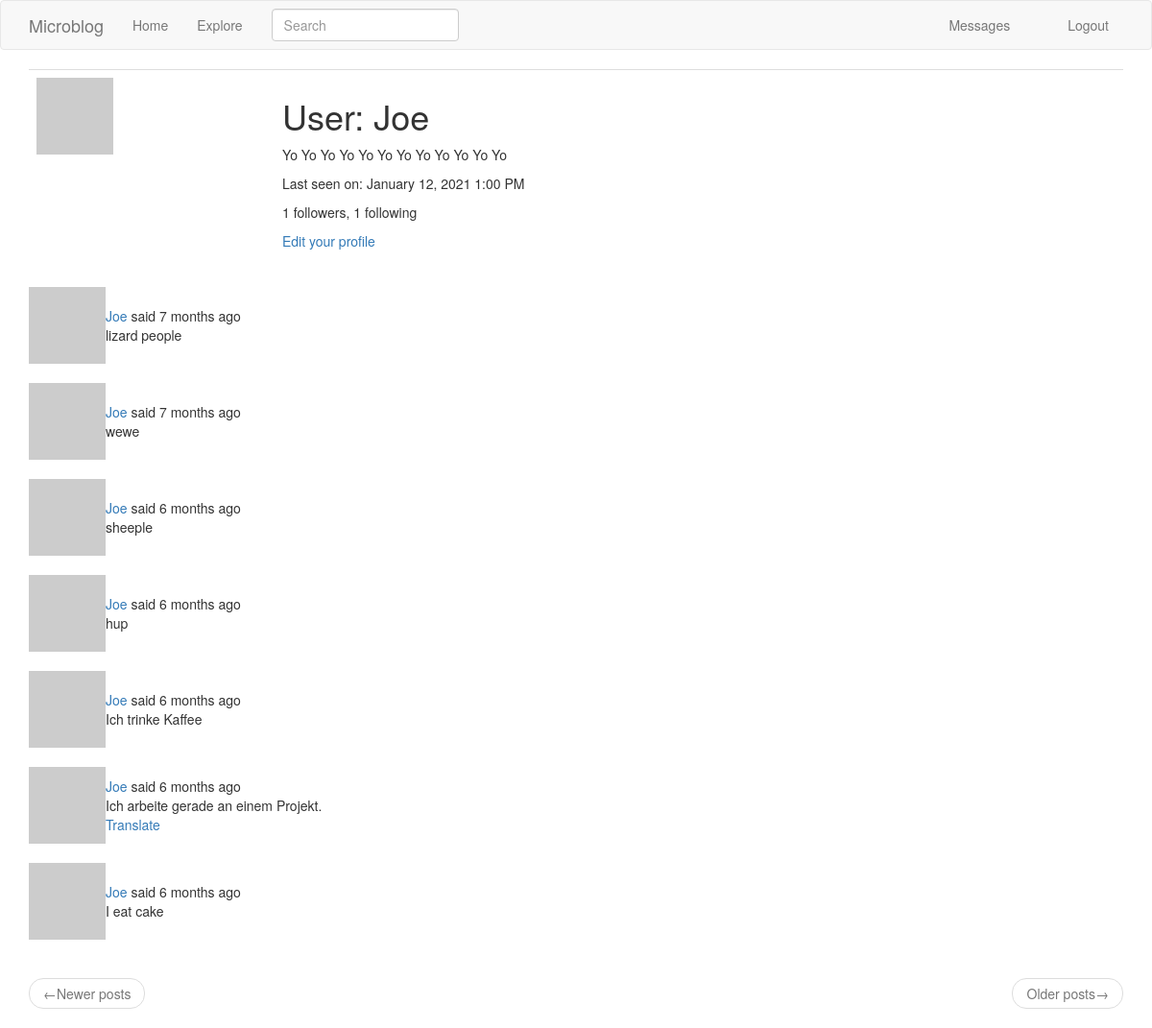
The page /user/Joe (signed in) on the database its author committed.
### app/models.py (models this page shows, shortened)
class User(UserMixin, db.Model):
    id = db.Column(db.Integer, primary_key=True)
    username = db.Column(db.String(64), index=True, unique=True)
    email = db.Column(db.String(120), index=True, unique=True)
    password_hash = db.Column(db.String(128))
    posts = db.relationship('Post', backref='author', lazy='dynamic')
    about_me = db.Column(db.String(140))
    last_seen = db.Column(db.DateTime, default=datetime.utcnow)
    followed = db.relationship(
        'User',
        secondary=followers,
        primaryjoin=(followers.c.follower_id == id),
        secondaryjoin=(followers.c.followed_id == id),
        backref=db.backref('followers', lazy='dynamic'),
        lazy='dynamic'
    )
    messages_sent = db.relationship('Message',
                                    foreign_keys='Message.sender_id',
                                    backref='author', lazy='dynamic')
    messages_received = db.relationship('Message',
                                    foreign_keys='Message.recipient_id',
                                    backref='recipient', lazy='dynamic')
    last_message_read_time = db.Column(db.DateTime)
    notifications = db.relationship('Notification', backref='user', lazy='dynamic')
    def avatar(self, size):
        digest = md5(self.email.lower().encode('utf-8')).hexdigest()
        return 'https://www.gravatar.com/avatar/{}?d=identicon&s={}'.format(digest, size)
    def user_posts(self):
        return Post.query.filter_by(user_id=self.id)
    def new_messages(self):
        last_read_time = self.last_message_read_time or datetime(1900, 1, 1)
        return Message.query.filter_by(recipient=self).filter(
            Message.timestamp > last_read_time).count()

class SearchableMixin(object):
    @classmethod
    def before_commit(cls, session):
        session._changes = {
            'add': list(session.new),
            'update': list(session.dirty),
            'delete': list(session.deleted)
        }
    @classmethod
    def after_commit(cls, session):
        for obj in session._changes['add']:
            if isinstance(obj, SearchableMixin):
                add_to_index(obj.__tablename__, obj)
        for obj in session._changes['update']:
            if isinstance(obj, SearchableMixin):
                add_to_index(obj.__tablename__, obj)
        for obj in session._changes['delete']:
            if isinstance(obj, SearchableMixin):
                add_to_index(obj.__tablename__, obj)
        session._changes = None

class Post(SearchableMixin, db.Model):
    __searchable__ = ['body']                       # the body of a post is searchable
    id = db.Column(db.Integer, primary_key=True)
    body = db.Column(db.String(140))
    timestamp = db.Column(db.DateTime, index=True, default=datetime.utcnow)
    user_id = db.Column(db.Integer, db.ForeignKey('user.id'))
    language = db.Column(db.String(5))

### app/main/routes.py (the view)
@bp.route('/user/<username>')
@login_required
def user(username):
    user = User.query.filter_by(username=username).first_or_404()
    page = request.args.get('page', 1, type=int)
    posts = user.user_posts().paginate(
        page, current_app.config['POSTS_PER_PAGE'], False)
    form = EmptyForm()
    return render_template('user.html', user=user, posts=posts.items, form=form)

### app/main/forms.py
class SearchForm(FlaskForm):
    q = StringField(_l('Search'), validators=[DataRequired()])
    def __init__(self, *args, **kwargs):
        if 'formdata' not in kwargs:
            kwargs['formdata'] = request.args
        if 'csrf_enabled' not in kwargs:
            kwargs['csrf_enabled'] = False
        super(SearchForm, self).__init__(*args, **kwargs)

class EmptyForm(FlaskForm):
    submit = SubmitField(_l('Submit'))

### app/main/routes.py (called while the page is built)
@bp.before_request
def before_request():
    if current_user.is_authenticated:
        current_user.last_seen = datetime.utcnow()
        db.session.commit()
        g.search_form = SearchForm()
    g.locale = str(get_locale())

### app/models.py (called while the page is built)
@login.user_loader   # flask-login
def load_user(id):
    return User.query.get(int(id))

### app/templates/user.html (shortened to what this page needs)
{% extends 'base.html' %}
{% block app_content %}
    <table class="table table-hover">
        <tr>
            <td width="256px"><img src="{{ user.avatar(256) }}"></td>
            <td>
                <h1>{{ _('User') }}: {{ user.username }}</h1>
                {% if user.about_me %}
                    <p>{{ user.about_me }}</p>
                {% endif %}
                {% if user.last_seen %}
                    <p>{{ _('Last seen on') }}: {{ moment(user.last_seen).format('LLL') }}</p>
                {% endif %}
                <p>{{ user.followers.count() }} followers, {{ user.followed.count() }} following</p>
                {% if user == current_user %}
                    <p><a href="{{ url_for('main.edit_profile') }}">{{ _('Edit your profile') }}</a></p>
                {% endif %}
            </td>
        </tr>
    </table>
    {% for post in posts %}
        {% include '_post.html' %}
    {% endfor %}
    <nav aria-label="...">
        <ul class="pager">
            <li class="previous{% if not prev_url %} disabled{% endif %}">
                <a href="{{ prev_url or '#' }}">
                    <span aria-hidden="true">&larr;</span>{{ _('Newer posts') }}
                </a>
            </li>
            <li class="next{% if not next_url %} disabled{% endif %}">
                <a href="{{ next_url or '#' }}">
                    {{ _('Older posts') }}<span aria-hidden="true">&rarr;</span>
                </a>
            </li>
        </ul>
    </nav>
{% endblock %}

### app/templates/base.html (shortened to what this page needs)
{% extends 'bootstrap/base.html' %}
{% block navbar %}
    <nav class="navbar navbar-default">
        <div class="container">
            <div class="navbar-header">
                <a class="navbar-brand" href="{{ url_for('main.index') }}">Microblog</a>
            </div>
            <div class="collapse navbar-collapse" id="bs-example-navbar-collapse-1">
                <ul class="nav navbar-nav">
                    <li>
                        <a href="{{ url_for('main.index') }}">
                            {{ _('Home') }}
                        </a>
                    </li>
                    <li>
                        <a href="{{ url_for('main.explore') }}">
                            {{ _('Explore') }}
                        </a>
                    </li>
                </ul>
                {% if g.search_form %}
                    <form class="navbar-form navbar-left" method="GET" action="{{ url_for('main.search') }}">
                        <div class="form-group">
                            {{ g.search_form.q(size=20, class='form-control',
                                placeholder=g.search_form.q.label.text) }}
                        </div>
                    </form>
                {% endif %}
                <ul class="nav navbar-nav navbar-right">
                    {% if current_user.is_anonymous %}
                        <li>
                            <a href="{{ url_for('auth.login') }}">
                                {{ _('Login') }}
                            </a>
                        </li>
                    {% else %}
                        <li>
                            <a href="{{ url_for('main.messages') }}">
                                {{ _('Messages') }}
                                {% set new_messages = current_user.new_messages() %}
                            </a>
                        </li>
                        <li>
                            <a href="{{ url_for('main.user', username=current_user.username) }}">
                            </a>
                        </li>
                        <li>
                            <a href="{{ url_for('auth.logout') }}">
                                {{ _('Logout') }}
                            </a>
                        </li>
                    {% endif %}
                </ul>
            </div>
        </div>
    </nav>
{% endblock %}
{% block content %}
    <div class="container">
        {% block app_content %}
        {% endblock %}
    </div>
{% endblock %}

### app/templates/_post.html (shortened to what this page needs)
<table>
    <tr>
        <td width="70ox">
            <a href="{{ url_for('main.user', username=post.author.username) }}">
                <img src="{{ post.author.avatar(36) }}">
            </a>
        </td>
        <td>
            {{ _('%(username)s said %(when)s',
                username=user_link, when=moment(post.timestamp).fromNow()) }}
            <br>
            <span id="post{{ post.id }}">{{ post.body }}</span>
            {% if post.language and post.laguage != g.locale %}
                <br>
                <span id="translation{{ post.id }}">
                    <a href="javascript:translate(
                            '#post{{ post.id }}',
                            '#translation{{ post.id }}',
                            '{{ post.language }}',
                            '{{ g.locale }}');">{{ _('Translate') }}</a>
                </span>
            {% endif %}
        </td>
    </tr>
</table>
<br>

### rows shown on the page
User: username "Joe", about_me "Yo Yo Yo Yo Yo Yo Yo Yo Yo Yo Yo Yo", last_seen "January 12, 2021 1:00 PM"
Post: body "lizard people"
Post: body "wewe"
Post: body "sheeple"
Post: body "hup"
Post: body "Ich trinke Kaffee"
Post: body "Ich arbeite gerade an einem Projekt."
Post: body "I eat cake"

### other values the page prints
{{ user.followers.count() }} "1"
{{ user.followed.count() }} "1"
